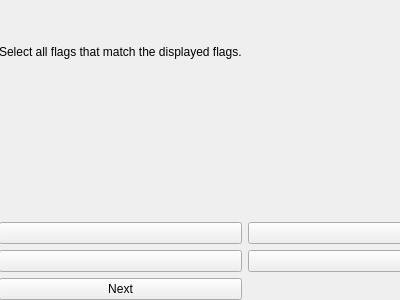
<?xml version="1.0" encoding="UTF-8"?>
<ui version="4.0">
 <class>DistinctiveQuiz</class>
 <widget class="QStackedWidget" name="DistinctiveQuiz">
  <property name="geometry">
   <rect>
    <x>0</x>
    <y>0</y>
    <width>400</width>
    <height>300</height>
   </rect>
  </property>
  <property name="windowTitle">
   <string>StackedWidget</string>
  </property>
  <widget class="QWidget" name="page">
   <widget class="QWidget" name="gridLayoutWidget">
    <property name="geometry">
     <rect>
      <x>-1</x>
      <y>-1</y>
      <width>451</width>
      <height>301</height>
     </rect>
    </property>
    <layout class="QGridLayout" name="gridLayout">
     <item row="0" column="0">
      <widget class="QLabel" name="promptLabel">
       <property name="text">
        <string>Select all flags that match the displayed flags.</string>
       </property>
      </widget>
     </item>
     <item row="1" column="0">
      <widget class="QLabel" name="displayFlag1">
       <property name="text">
        <string/>
       </property>
      </widget>
     </item>
     <item row="4" column="1">
      <widget class="QPushButton" name="flag3">
       <property name="text">
        <string/>
       </property>
      </widget>
     </item>
     <item row="1" column="1">
      <widget class="QLabel" name="displayFlag2">
       <property name="text">
        <string/>
       </property>
      </widget>
     </item>
     <item row="2" column="1">
      <widget class="QPushButton" name="flag2">
       <property name="text">
        <string/>
       </property>
      </widget>
     </item>
     <item row="2" column="0">
      <widget class="QPushButton" name="flag1">
       <property name="text">
        <string/>
       </property>
      </widget>
     </item>
     <item row="4" column="0">
      <widget class="QPushButton" name="flag4">
       <property name="text">
        <string/>
       </property>
      </widget>
     </item>
     <item row="5" column="0">
      <widget class="QPushButton" name="next">
       <property name="text">
        <string>Next</string>
       </property>
      </widget>
     </item>
    </layout>
   </widget>
  </widget>
 </widget>
 <resources/>
 <connections/>
</ui>
